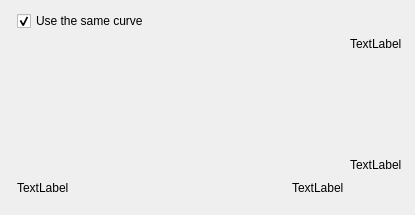
<?xml version="1.0" encoding="UTF-8"?>
<ui version="4.0">
 <class>WdgCurveOption</class>
 <widget class="QWidget" name="WdgCurveOption">
  <property name="geometry">
   <rect>
    <x>0</x>
    <y>0</y>
    <width>415</width>
    <height>215</height>
   </rect>
  </property>
  <layout class="QGridLayout" name="gridLayout">
   <item row="0" column="0" rowspan="6">
    <widget class="KisMultiSensorsSelector" name="sensorSelector" native="true"/>
   </item>
   <item row="1" column="1" rowspan="3" colspan="3">
    <widget class="KisCurveWidget" name="curveWidget" native="true">
     <property name="sizePolicy">
      <sizepolicy hsizetype="Preferred" vsizetype="Expanding">
       <horstretch>0</horstretch>
       <verstretch>0</verstretch>
      </sizepolicy>
     </property>
    </widget>
   </item>
   <item row="1" column="4">
    <widget class="QLabel" name="label_ymax">
     <property name="text">
      <string comment="KDE::DoNotExtract">TextLabel</string>
     </property>
    </widget>
   </item>
   <item row="2" column="4">
    <spacer name="verticalSpacer">
     <property name="orientation">
      <enum>Qt::Vertical</enum>
     </property>
     <property name="sizeHint" stdset="0">
      <size>
       <width>54</width>
       <height>130</height>
      </size>
     </property>
    </spacer>
   </item>
   <item row="3" column="4">
    <widget class="QLabel" name="label_ymin">
     <property name="text">
      <string comment="KDE::DoNotExtract">TextLabel</string>
     </property>
    </widget>
   </item>
   <item row="4" column="1">
    <widget class="QLabel" name="label_xmin">
     <property name="text">
      <string comment="KDE::DoNotExtract">TextLabel</string>
     </property>
    </widget>
   </item>
   <item row="4" column="2">
    <spacer name="horizontalSpacer">
     <property name="orientation">
      <enum>Qt::Horizontal</enum>
     </property>
     <property name="sizeHint" stdset="0">
      <size>
       <width>72</width>
       <height>20</height>
      </size>
     </property>
    </spacer>
   </item>
   <item row="4" column="3">
    <widget class="QLabel" name="label_xmax">
     <property name="text">
      <string comment="KDE::DoNotExtract">TextLabel</string>
     </property>
    </widget>
   </item>
   <item row="5" column="2">
    <spacer name="verticalSpacer_2">
     <property name="orientation">
      <enum>Qt::Vertical</enum>
     </property>
     <property name="sizeType">
      <enum>QSizePolicy::MinimumExpanding</enum>
     </property>
     <property name="sizeHint" stdset="0">
      <size>
       <width>20</width>
       <height>0</height>
      </size>
     </property>
    </spacer>
   </item>
   <item row="0" column="1">
    <widget class="QCheckBox" name="checkBoxUseSameCurve">
     <property name="text">
      <string>Use the same curve</string>
     </property>
     <property name="checked">
      <bool>true</bool>
     </property>
    </widget>
   </item>
  </layout>
 </widget>
 <customwidgets>
  <customwidget>
   <class>KisMultiSensorsSelector</class>
   <extends>QWidget</extends>
   <header>kis_multi_sensors_selector.h</header>
   <container>1</container>
  </customwidget>
  <customwidget>
   <class>KisCurveWidget</class>
   <extends>QWidget</extends>
   <header location="global">widgets/kis_curve_widget.h</header>
   <container>1</container>
  </customwidget>
 </customwidgets>
 <resources/>
 <connections/>
</ui>
